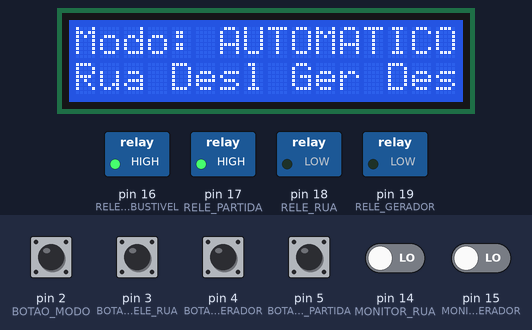
The sketch below on a simulated Arduino Mega 2560, built with avr-gcc and run on an emulated ATmega2560. Shown: 16×2 character LCD, switched loads named in the sketch (green lamp = pin HIGH). The inputs (shaded band) are chosen by the test bench; at power-on: pin 2 (BOTAO_MODO), pin 3 (BOTAO_RELE_RUA), pin 4 (BOTAO_RELE_GERADOR), pin 5 (BOTAO_COMANDO_PARTIDA), pin 14 (MONITOR_RUA), pin 15 (MONITOR_GERADOR) LOW. WiFi joins after 1.5 s; servers stay silent unless stated; what the sketch prints to the serial monitor is not drawn.

Above: at 2.7 s.
2.8 s: pin 15 (MONITOR_GERADOR) driven HIGH
At 3.7 s:
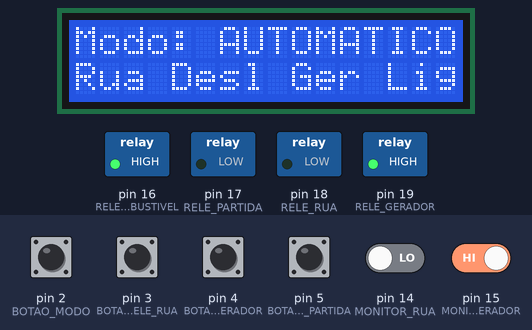
4.5 s: pin 2 (BOTAO_MODO) pulled HIGH for 1 s
At 5.0 s:
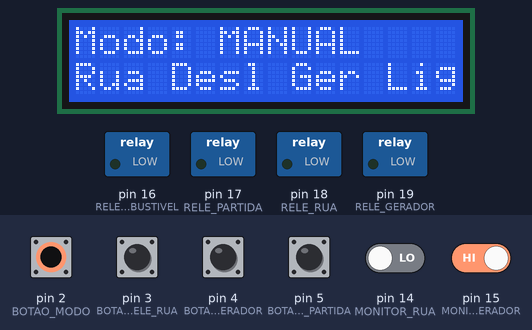
7.1 s: pin 14 (MONITOR_RUA) driven HIGH
At 7.7 s:
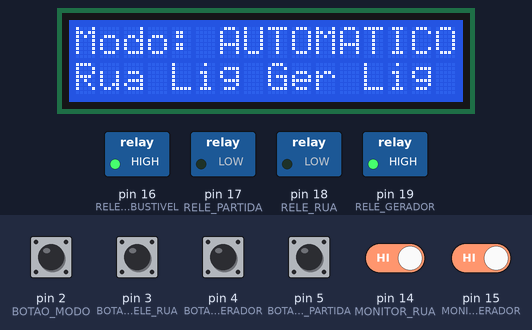
8.6 s: pin 2 (BOTAO_MODO) pulled HIGH for 0.3 s
At 9.6 s:
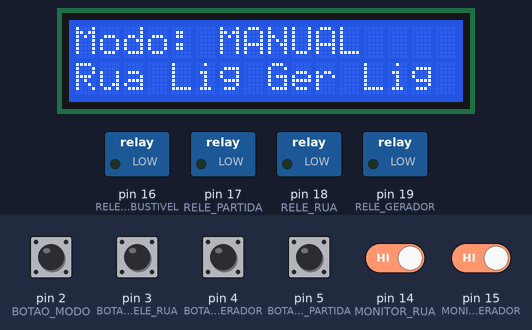
10.4 s: pin 15 (MONITOR_GERADOR) driven LOW
At 11.8 s:
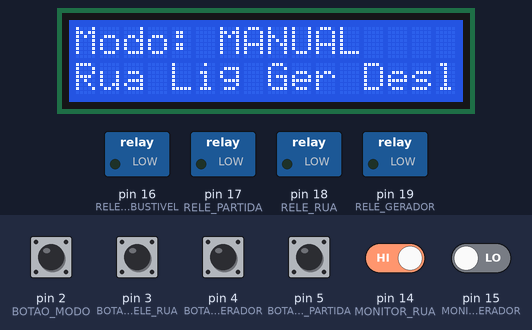
12.1 s: pin 2 (BOTAO_MODO) pulled HIGH for 0.3 s
At 13.5 s:
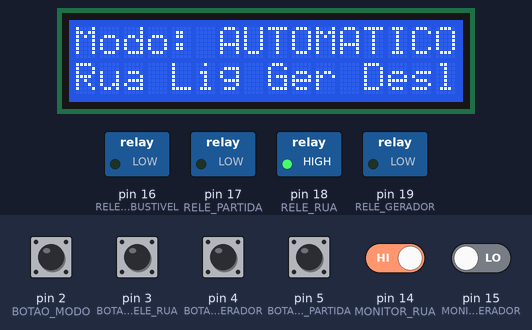
Timing chart, 0 to 15.1 s (numbered marks = the images above; inputs shaded):
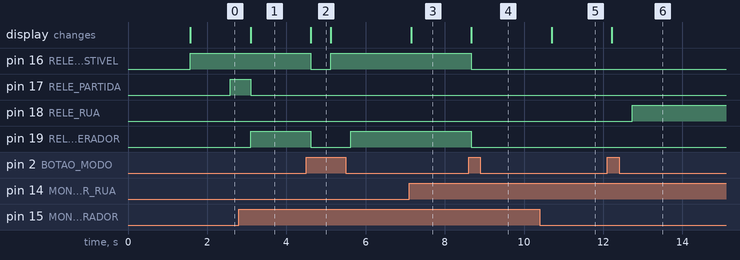

Measured:
- after the input at 2.8 s, pin 17 (RELE_PARTIDA): HIGH → LOW after 0.29 s; pin 19 (RELE_GERADOR): LOW → HIGH after 0.29 s; the display: changes after 0.29 s (image 1)
- after the input at 4.5 s, pin 16 (RELE_COMBUSTIVEL): HIGH → LOW after 0.11 s, → HIGH 0.51 s later; pin 19 (RELE_GERADOR): HIGH → LOW after 0.11 s, → HIGH 1.0 s later; the display: changes after 0.11 s (image 2)
- after the input at 7.1 s, the display: changes after 0.05 s (image 3)
- after the input at 8.6 s, pin 16 (RELE_COMBUSTIVEL), pin 19 (RELE_GERADOR): HIGH → LOW after 0.07 s; the display: changes after 0.07 s (image 4)
- after the input at 10.4 s, the display: changes after 0.30 s (image 5)
- after the input at 12.1 s, pin 18 (RELE_RUA): LOW → HIGH after 0.63 s; the display: changes after 0.12 s (image 6)
- what the display in image 2 shows lasts 0.5 s, from 4.6 s to 5.1 s

The sketch:

sketch.ino
```cpp
#include <UIPEthernet.h>
#include <LiquidCrystal.h>

#define RELE_RUA 18
#define RELE_GERADOR 19
#define RELE_COMBUSTIVEL 16
#define RELE_PARTIDA 17
#define MONITOR_RUA 14
#define MONITOR_GERADOR 15
#define BOTAO_MODO 2
#define BOTAO_RELE_RUA 3
#define BOTAO_RELE_GERADOR 4
#define BOTAO_COMANDO_PARTIDA 5

// Inicialização do LCD
const int PIN_LCD_RS = 23;
const int PIN_LCD_ENABLE = 25;
const int PIN_LCD_D4 = 27;
const int PIN_LCD_D5 = 29;
const int PIN_LCD_D6 = 31;
const int PIN_LCD_D7 = 33;
LiquidCrystal lcd(PIN_LCD_RS, PIN_LCD_ENABLE, PIN_LCD_D4, PIN_LCD_D5, PIN_LCD_D6, PIN_LCD_D7);

// Endereço MAC do Arduino na rede
byte mac[] = { 0xC0, 0xA8, 0x01, 0x65, 0x01, 0x01 };

// IP fornecido pelo unibave
byte ip[] = { 192, 168, 1, 103 };

// Configuração do servidor na porta HTTP 80
EthernetServer server(80);

bool pulsoModoManual = false;
bool pulsoContatorRua = false;
bool pulsoContatorGerador = false;
bool pulsoPartidaGerador = false;

unsigned long millisLiberacaoCombustivel = 0;
unsigned long millisInicioPartida = 0;
unsigned long millisEsperaEntrePartida = 0;
bool combustivelLiberado = false;
bool partidaLigada = false;
bool geradorLigado = false;
int tentativasPartida = 0;

void setup() {

  Serial.begin(9600);
  lcd.begin(16, 2);          // Inicialização do LCD
  // Inicializa a Ethernet e solicita IP via DHCP
  Serial.println("Iniciando Ethernet com ip 172.16.2.12");
  Ethernet.begin( ip);

  IPAddress ip = Ethernet.localIP(); // Armazena o IP
  Serial.println("IP: " + String(ip[0]) + "." + String(ip[1]) + "." + String(ip[2]) + "." + String(ip[3]));

  // Inicia o servidor web
  server.begin();

  // put your setup code here, to run once:
  pinMode(RELE_RUA, OUTPUT);
  pinMode(RELE_GERADOR, OUTPUT);
  pinMode(RELE_COMBUSTIVEL, OUTPUT);
  pinMode(RELE_PARTIDA, OUTPUT);
  pinMode(MONITOR_RUA, INPUT);
  pinMode(MONITOR_GERADOR, INPUT);
  pinMode(BOTAO_MODO, INPUT);
  pinMode(BOTAO_RELE_RUA, INPUT);
  pinMode(BOTAO_RELE_GERADOR, INPUT);
  pinMode(BOTAO_COMANDO_PARTIDA, INPUT);
}

void loop() {
  unsigned long agora = millis();

  if (digitalRead(BOTAO_MODO)) {
    pulsoModoManual = !pulsoModoManual;
  }
  if (digitalRead(BOTAO_RELE_RUA)) {
    pulsoContatorRua = !pulsoContatorRua;
  }
  if (digitalRead(BOTAO_RELE_GERADOR)) {
    pulsoContatorGerador = !pulsoContatorGerador;
  }
  if (digitalRead(BOTAO_COMANDO_PARTIDA)) {
    pulsoPartidaGerador = !pulsoPartidaGerador;
  }

  EthernetClient cliente = server.available();
  if (cliente) {
    Serial.println("cliente conectado");

    // Variáveis para processar a requisição HTTP
    boolean linhaAtualEstaVazia = true;
    String requisicao = "";

    while (cliente.connected()) {
      if (cliente.available()) {
        char c = cliente.read();
        requisicao += c;

        // Se a linha estiver em branco, a requisição foi completamente recebida
        if (c == '\n' && linhaAtualEstaVazia) {
          // Responder às requisições "OPTIONS" para CORS pré-flight
          if (requisicao.indexOf("OPTIONS") != -1) {
            cliente.println("HTTP/1.1 204 No Content");
            cliente.println("Access-Control-Allow-Origin: *");  // Permitir qualquer origem
            cliente.println("Access-Control-Allow-Methods: GET, POST, OPTIONS");
            cliente.println("Access-Control-Allow-Headers: Content-Type");
            cliente.println("Connection: close");
            cliente.println();
            break;
          }

          // Enviar o cabeçalho CORS para todas as respostas HTTP
          cliente.println("HTTP/1.1 200 OK");
          cliente.println("Access-Control-Allow-Origin: *");  // Habilitar CORS para qualquer origem
          cliente.println("Content-Type: text/plain");
          cliente.println("Connection: close");
          cliente.println();

          // Analisa o pedido do cliente
          if (requisicao.indexOf("POST /modo") != -1) {
            pulsoModoManual = !pulsoModoManual;
            Serial.println("Recebido comando de mudança de modo");
          } else if (requisicao.indexOf("POST /contatorua") != -1) {
            pulsoContatorRua = !pulsoContatorRua;
            Serial.println("Recebido comando do contator rua");
          } else if (requisicao.indexOf("POST /contatogerador") != -1) {
            pulsoContatorGerador = !pulsoContatorGerador;
            Serial.println("Recebido comando do contator gerador");
          } else if (requisicao.indexOf("POST /partidagerador") != -1) {
            pulsoPartidaGerador = !pulsoPartidaGerador;
            Serial.println("Recebido comando de partida do gerador");
          } else if (requisicao.indexOf("GET /status") != -1) {

            int modo = pulsoModoManual;
            int estadoRua = digitalRead(MONITOR_RUA);
            int estadoGerador = digitalRead(MONITOR_GERADOR);
            int releRua = digitalRead(RELE_RUA);
            int releGerador = digitalRead(RELE_GERADOR);

            cliente.println("{ \"modo\": " + String(modo) + ", \"rua\": " + String(estadoRua) + ", \"gerador\": " + String(estadoGerador) + ", \"releRua\": " + String(releRua) + ", \"releGerador\": " + String(releGerador) + "}");
          } else {
            cliente.println("Comando não reconhecido.");
          }
          break;
        }

        // Verifica se é o final de uma linha HTTP
        if (c == '\n') {
          linhaAtualEstaVazia = true;
        } else if (c != '\r') {
          linhaAtualEstaVazia = false;
        }
      }
    }

    // Fecha a conexão com o cliente
    cliente.stop();
    Serial.println("cliente desconectado");
  }

  String strModo = pulsoModoManual ? "MANUAL" : "AUTOMATICO";
  String line1 = "Modo: " + strModo;

  int valMonitorRua = digitalRead(MONITOR_RUA);
  int valMonitorGerador = digitalRead(MONITOR_GERADOR);
  String strRua = valMonitorRua ? "Lig" : "Desl";
  String strGerador = valMonitorGerador ? "Lig" : "Desl";
  String line2 = "Rua " + strRua + " " + "Ger " + strGerador;

  lcd.clear();
  lcd.setCursor(0, 0);
  lcd.print(line1);
  lcd.setCursor(0, 1);
  lcd.print(line2);

  // MODO MANUAL
  if (pulsoModoManual) {
    Serial.println("MODO MANUAL");
    // Só lê os estados dos três botões
    int valBotaoRua = pulsoContatorRua;
    int valBotaoGerador = pulsoContatorGerador;
    int valBotaoComandoPartida = pulsoPartidaGerador;
    int valMonitorRua = digitalRead(MONITOR_RUA);
    int valMonitorGerador = digitalRead(MONITOR_GERADOR);

    if (valMonitorGerador) {
      geradorLigado = true;
    } else {
      geradorLigado = false;
    }

    // Aciona os relês de acordo com o estado dos botões
    digitalWrite(RELE_RUA, valBotaoRua);
    digitalWrite(RELE_GERADOR, valBotaoGerador);

    // Só vai passar se o botão da partida estiver ligado
    if (valBotaoComandoPartida) {
      if (!combustivelLiberado) {
        millisLiberacaoCombustivel = agora; // Atualiza o valor assim que o botão é pressionado
        digitalWrite(RELE_COMBUSTIVEL, HIGH);
        combustivelLiberado = true; // Depois, atualiza o estado
      }

      if (geradorLigado) {
        digitalWrite(RELE_PARTIDA, LOW);
        partidaLigada = false;
      } else {
        if (tentativasPartida < 3) {
          if (!partidaLigada) {
            if ((agora - millisLiberacaoCombustivel) > 1000 && (tentativasPartida == 0 || (agora - millisEsperaEntrePartida) > 10000)) {
              millisInicioPartida = agora;
              digitalWrite(RELE_PARTIDA, HIGH);
              partidaLigada = true;
            }
          } else {
            // Mantém a partida ligada durante 3 segundos e desliga após
            if ((agora - millisInicioPartida) > 3000) {
              digitalWrite(RELE_PARTIDA, LOW);
              partidaLigada = false;
              millisEsperaEntrePartida = agora;
              tentativasPartida++;
            }
          }
        }
      }
      // Espera um segundo depois da liberação de combustível antes de dar a partida
    } else { // Caso o botão seja desligado, resetar os parâmetros e desliga os relês
      millisLiberacaoCombustivel = 0;
      millisInicioPartida = 0;
      digitalWrite(RELE_COMBUSTIVEL, LOW);
      digitalWrite(RELE_PARTIDA, LOW);
      combustivelLiberado = false;
      partidaLigada = false;
      tentativasPartida = 0;
    }
  } else { // MODO AUTOMATICO
    Serial.println("MODO AUTOMATICO");
    static bool ruaEstavel = true;
    static unsigned long millisUltimaQuedaEnergia = 0;
    int valMonitorRua = digitalRead(MONITOR_RUA);
    int valMonitorGerador = digitalRead(MONITOR_GERADOR);

    if (valMonitorGerador) {
      geradorLigado = true;
    } else {
      geradorLigado = false;
    }

    if (valMonitorRua) {
      if (ruaEstavel) {
        chavearParaRua(agora);
        digitalWrite(RELE_COMBUSTIVEL, LOW);
        digitalWrite(RELE_PARTIDA, LOW);
        combustivelLiberado = false;
        partidaLigada = false;
        tentativasPartida = 0;
      } else {
        if ((agora - millisUltimaQuedaEnergia) > 5000) {
          ruaEstavel = true;
        }
      }
      // Garante que a partida seja desligada após os três segundos caso a rua volte
      if ((agora - millisInicioPartida) > 3000) {
        digitalWrite(RELE_PARTIDA, LOW);
        partidaLigada = false;
      }
    } else {
      ruaEstavel = false;
      millisUltimaQuedaEnergia = agora;
      digitalWrite(RELE_RUA, LOW);

      // O combustivelLiberado serve pra garantir que o gerador não esteja sendo ligado por um fantasma
      if (geradorLigado && combustivelLiberado) {
        chavearParaGerador(agora);
        digitalWrite(RELE_PARTIDA, LOW);
        partidaLigada = false;
        tentativasPartida = 0;
      } else {

        if (!combustivelLiberado) {
          millisLiberacaoCombustivel = agora; // Atualiza o valor assim que o botão é pressionado
          digitalWrite(RELE_COMBUSTIVEL, HIGH);
          combustivelLiberado = true; // Depois, atualiza o estado
        }

        if (tentativasPartida < 3) {
          if (!partidaLigada) {
            if ((agora - millisLiberacaoCombustivel) > 1000 && (tentativasPartida == 0 || (agora - millisEsperaEntrePartida) > 10000)) {
              millisInicioPartida = agora;
              digitalWrite(RELE_PARTIDA, HIGH);
              partidaLigada = true;
            }
          } else {
            // Mantém a partida ligada durante 3 segundos e desliga após
            if ((agora - millisInicioPartida) > 3000) {
              digitalWrite(RELE_PARTIDA, LOW);
              partidaLigada = false;
              millisEsperaEntrePartida = agora;
              tentativasPartida++;
            }
          }
        }
      }
    }
  }
  delay(500);
}

void chavearParaRua(unsigned long millisAgora) {

  static unsigned long millisGeradorDesligado = millis();
  digitalWrite(RELE_GERADOR, LOW);

  if ((millisAgora - millisGeradorDesligado) > 500) {
    digitalWrite(RELE_RUA, HIGH);
  }
}

void chavearParaGerador(unsigned long millisAgora) {

  static unsigned long millisRuaDesligado = millis();
  digitalWrite(RELE_RUA, LOW);

  if ((millisAgora - millisRuaDesligado) > 500) {
    digitalWrite(RELE_GERADOR, HIGH);
  }
}
```
